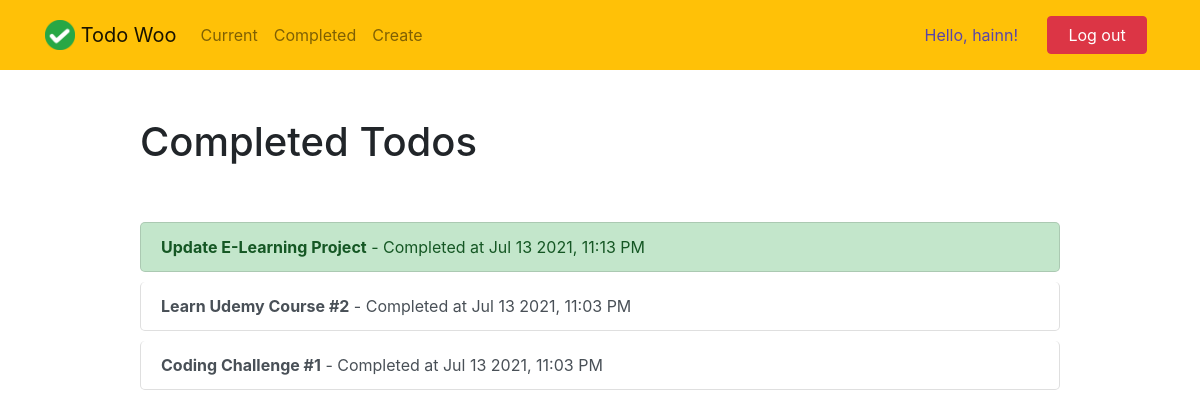
Page /completed/ (signed in) on the committed database.
### todo/models.py (models this page shows, shortened)
class Todo(models.Model):
    title = models.CharField(max_length=100)
    memo = models.TextField(blank=True)
    created = models.DateTimeField(auto_now_add=True)
    datecompleted = models.DateTimeField(null=True, blank=True)
    important = models.BooleanField(default=False)
    user = models.ForeignKey(User, on_delete=models.CASCADE)

### todo/views.py (the view)
# urls.py: path('completed/', views.completedtodos, name='completedtodos'),
@login_required
def completedtodos(request):
    todos = Todo.objects.filter(user=request.user, datecompleted__isnull=False).order_by('-datecompleted')
    return render(request, 'todo/completedtodos.html', {'todos':todos})

### todo/templates/todo/completedtodos.html
{% extends "todo/base.html" %}
{% block content %}
    <div class="row justify-content-center mt-5">
        <div class="col-md-10">
            <h1>Completed Todos</h1>
        </div>
    </div>
    <div class="row justify-content-center mt-5">
        <div class="col-md-10">
            <div class="list-group">
                {% for todo in todos %}
                    {% if todo.important %}
                        <a
                            href="{% url 'viewtodo' todo.id %}"
                            class="list-group-item list-group-item-action list-group-item-success"
                            style="margin-bottom: 10px; border-radius: 5px;"
                        >
                            <b>{{ todo.title }}</b> - Completed at {{ todo.datecompleted|date:'M j Y, h:i A' }}
                        </a>
                    {% else %}
                        <a
                            href="{% url 'viewtodo' todo.id %}"
                            class="list-group-item list-group-item-action"
                            style="margin-bottom: 10px; border-radius: 5px;"
                        >
                            <b>{{ todo.title }}</b> - Completed at {{ todo.datecompleted|date:'M j Y, h:i A' }}
                        </a>
                    {% endif %}
                {% endfor %}
            </div>
        </div>
    </div>
{% endblock %}

### todo/templates/todo/base.html (shortened to what this page needs)
{% load static %}
<!doctype html>
<html lang="en">
<head>
    <link rel="stylesheet" href="https://stackpath.bootstrapcdn.com/bootstrap/4.4.1/css/bootstrap.min.css">
</head>
<body>
<nav class="navbar navbar-expand-md navbar-light bg-warning">
<div class="container">
    <a class="navbar-brand" href="{% url 'home' %}">
        <img src="{% static 'todo/logo.png' %}" width="30" height="30" class="d-inline-block align-top">
        <span>Todo Woo</span>
    </a>
    <div class="collapse navbar-collapse" id="navbarNav">
    {% if user.is_authenticated %}
        <ul class="navbar-nav mr-auto">
            <li class="nav-item {{ current }}">
                <a class="nav-link" href="{% url 'currenttodos' %}">Current</a>
            </li>
            <li class="nav-item {{ completed }}">
                <a class="nav-link" href="{% url 'completedtodos' %}">Completed</a>
            </li>
            <li class="nav-item {{ create }}">
                <a class="nav-link" href="{% url 'createtodo' %}">Create</a>
            </li>
        </ul>
    {% endif %}
        <ul class="navbar-nav ml-auto">
        {% if user.is_authenticated %}
            <li class="nav-item">
                <a class="nav-link" >
                    <button type="button" class="btn" disabled style="color: rgb(0, 4, 255);">Hello, {{ user.username }}!</button>
                </a>
            </li>
            <li class="nav-item">
                <a href="#" onclick="$('#signOutBtn').click()" class="nav-link">
                    <button type="button" style="width: 100px;" class="btn btn-danger">Log out</button>
                </a>
            </li>
        {% endif %}
        </ul>
    </div>
</div>
</nav>
<div class="container">
    {% block content %}{% endblock %}
</div>
</body>
</html>

### rows in the picture
Todo: title "Update E-Learning Project", datecompleted "Jul 13 2021, 11:13 PM"
Todo: title "Learn Udemy Course #2", datecompleted "Jul 13 2021, 11:03 PM"
Todo: title "Coding Challenge #1", datecompleted "Jul 13 2021, 11:03 PM"

### other values in the picture
{{ user.username }} "hainn"
